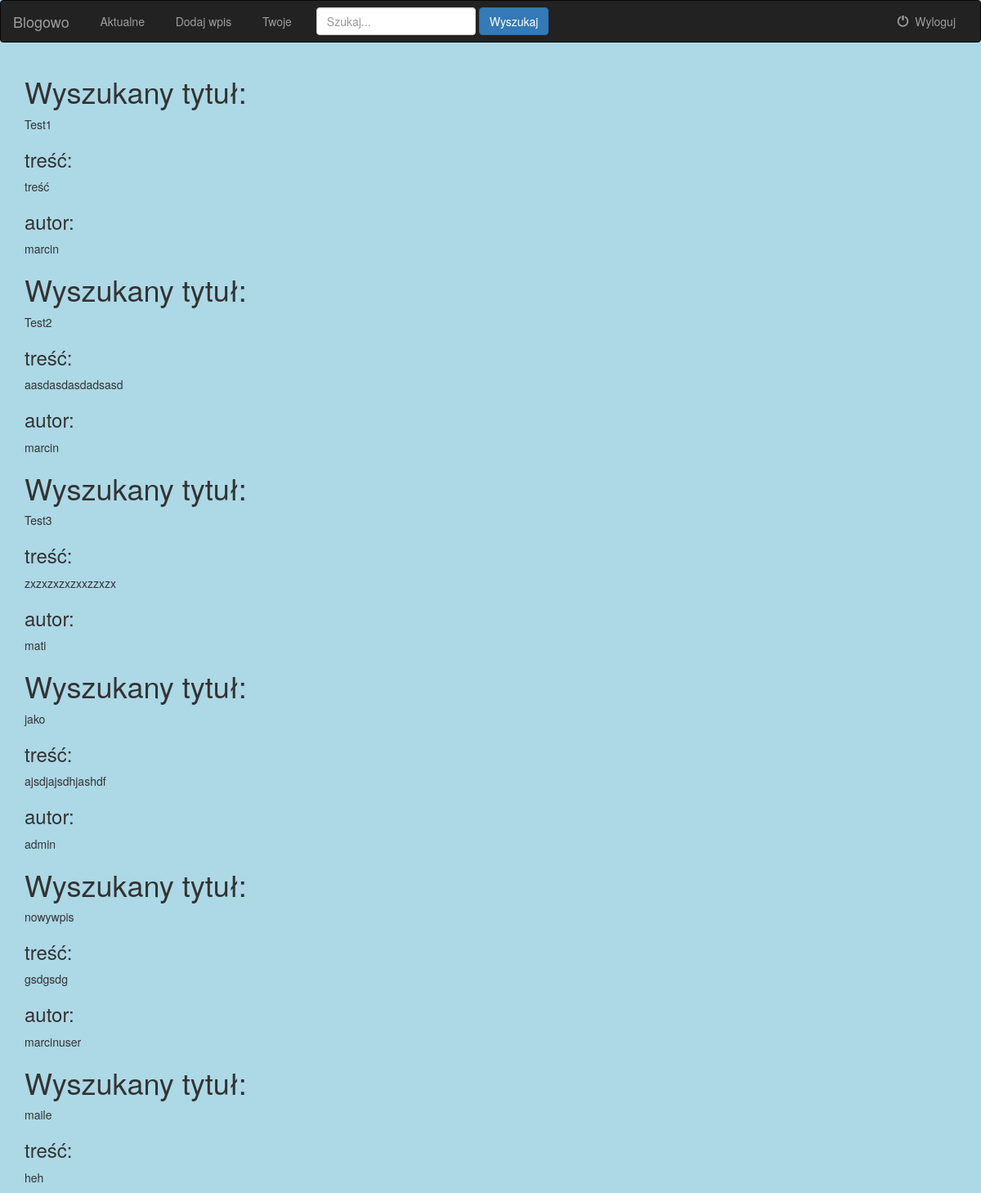
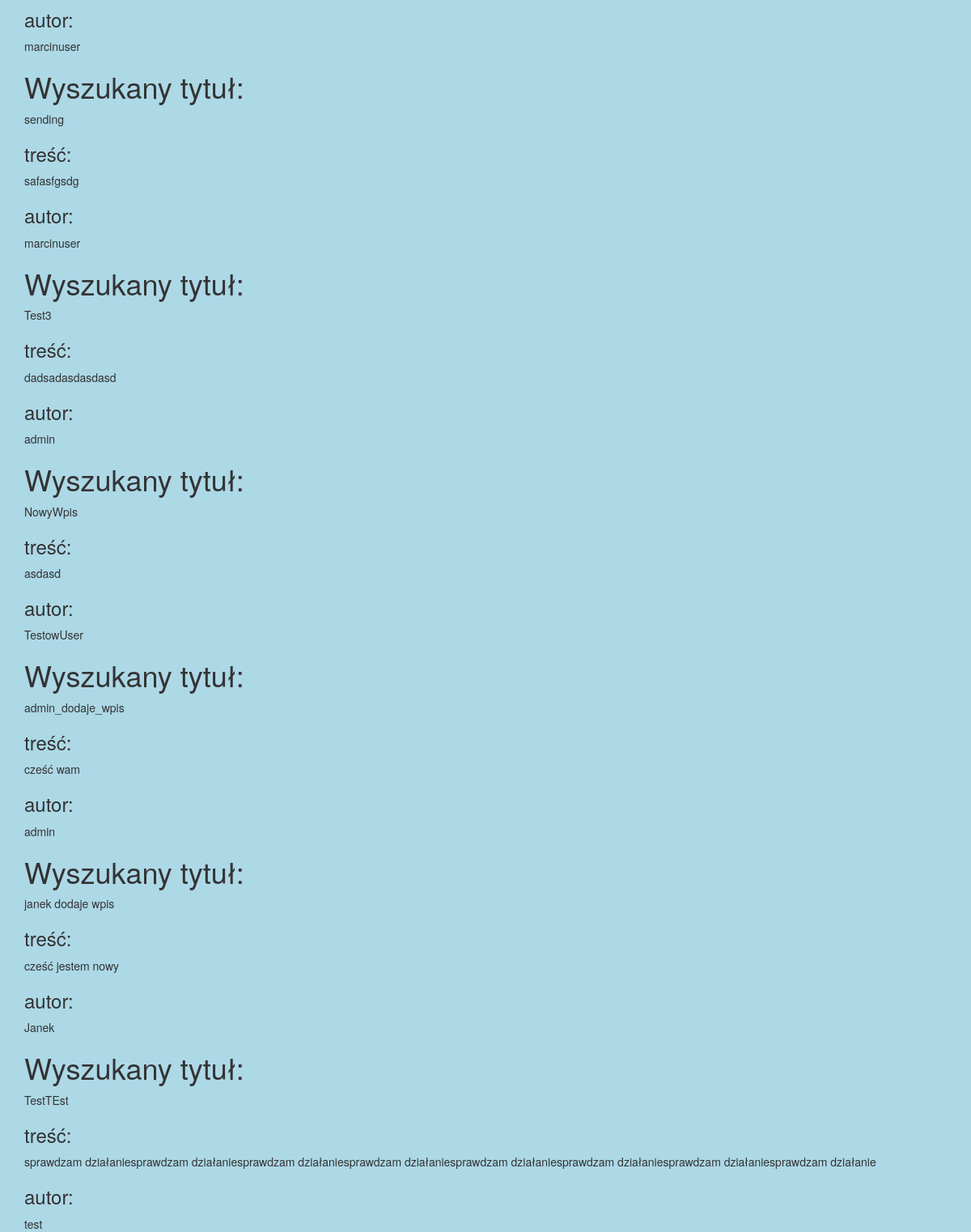
The app's page /news/search/ with its own data (2 pictures, top to bottom).
### news/models.py (models this page shows)
class News(models.Model):
    tytul = models.CharField('Tytuł', max_length=255)
    odnosnik = models.SlugField('Odnośnik', max_length=255, unique=True)
    text = models.TextField(verbose_name='Treść')
    kategoiria = models.ManyToManyField(Category, verbose_name='Kategorie')
    data_publikacji = models.DateTimeField('Data dodania', auto_now_add=True)
    autor = models.ForeignKey(BlogUser,on_delete=models.CASCADE)
    class Meta:
        verbose_name = "Wiadomość"
        verbose_name_plural = "Wiadomości"
    def __str__(self):
        return self.tytul

### users/models.py (models this page shows)
class BlogUser(AbstractUser):
    avatar = models.ImageField(upload_to='avatars/',blank=True)

### news/views.py (the view, shortened to what this page needs)
def searching(request):
    search_list=News.objects.all()
    print(search_list)
    search=request.GET.get("q")
    return render(request,'news_search.html',{'curr_post':search_list})

### news/templates/news_search.html (shortened to what this page needs)
<!DOCTYPE html>
<html lang="en">
<head>
</head>
<body>
{% load staticfiles %}
<link rel="stylesheet" href="https://maxcdn.bootstrapcdn.com/bootstrap/3.3.6/css/bootstrap.min.css">
<link rel="stylesheet" href="{% static 'blog/style.css' %}">
<nav class="navbar navbar-inverse">
    <div class="container-fluid">
        <div class="navbar-header">
            <a class="navbar-brand" href="{{ '/news/' }}">Blogowo</a>
        </div>
        <div class="collapse navbar-collapse">
            <ul class="nav navbar-nav">
                <li class="">
                    <a href="{{ '/news/' }}">
                        &nbsp; Aktualne
                    </a>
                </li>
                <li class="">
                    <a href="{{ '/news/add/' }}">
                        &nbsp; Dodaj wpis
                    </a>
                </li>
                <li class="">
                    <a href="{% url 'concrete_author' user.pk %}">
                        &nbsp; Twoje
                    </a>
                </li>
            </ul>
            <form class="navbar-form navbar-left" role="search" method="get" action="{% url 'blog_search' %}">
                <div class="form-group">
                    <input type="text"  class="form-control" name="q" placeholder="Szukaj...">
                </div>
                <button type="submit" class="btn btn-primary">Wyszukaj</button>
            </form>
            <ul class="nav navbar-nav navbar-right">
                <li class="">
                    <a href="{{ '/accounts/logout/' }}">
                        <span class="glyphicon glyphicon-off" aria-hidden="true"></span>&nbsp; Wyloguj
                    </a>
                </li>
            </ul>
        </div>
    </div>
</nav>
<div class="container">
{% block content %}
{% for x in curr_post %}
<h1>Wyszukany tytuł:</h1>
 {{x}}<br>
<h3>treść:</h3> {{x.text}}
<h3>autor:</h3> {{x.autor}}
{% endfor %}
{% endblock %}
</div>
</body>
</html>
</body>
</html>

### news/static/blog/style.css (style rules this page uses)
body { background-color: lightblue; }

### records on screen
News: tytul "Test1", text "treść", autor "marcin"
News: tytul "Test2", text "aasdasdasdadsasd", autor "marcin"
News: tytul "Test3", text "zxzxzxzxzxxzzxzx", autor "mati"
News: tytul "jako", text "ajsdjajsdhjashdf", autor "admin"
News: tytul "nowywpis", text "gsdgsdg", autor "marcinuser"
News: tytul "maile", text "heh", autor "marcinuser"
News: tytul "sending", text "safasfgsdg", autor "marcinuser"
News: tytul "Test3", text "dadsadasdasdasd", autor "admin"
News: tytul "NowyWpis", text "asdasd", autor "TestowUser"
News: tytul "admin_dodaje_wpis", text "cześć wam", autor "admin"
News: tytul "janek dodaje wpis", text "cześć jestem nowy", autor "Janek"
News: tytul "TestTEst", text "sprawdzam działaniesprawdzam działaniesprawdzam działaniesprawdzam działaniesprawdzam działaniesprawdzam działaniesprawdzam działaniesprawdzam działanie", autor "test"
